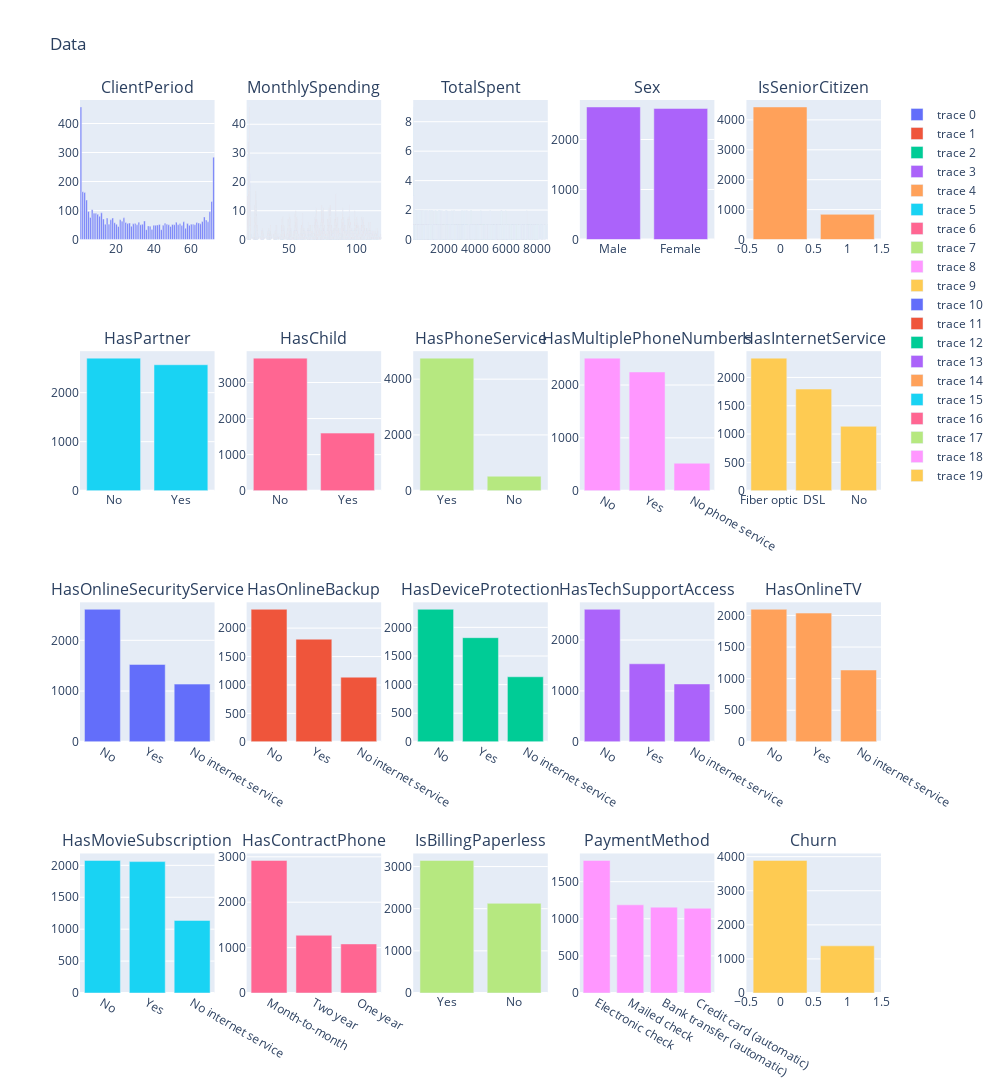

The code cell stored with this chart in its notebook:
### Code cell
tot_col = 5
tot_rows = ceil(data.columns.size / tot_col)

fig = make_subplots(rows=tot_rows, cols=tot_col, specs=[[{'type': 'bar'}] * tot_col] * tot_rows, 
                    subplot_titles=data.keys())


for row in range(tot_rows):
    for col in range(tot_col):
        fig.add_trace(
            go.Bar(y=data.iloc[:, row * tot_col + col].value_counts().values,
                    x=data.iloc[:, row * tot_col + col].value_counts().index,),
            row = row + 1, col=col + 1)


fig.update_layout(height=1200, width=1000, title_text="Data")
fig.show()

### Figure 1 — Plotly figure (JSON) as saved in the notebook; plotly's stock layout.template omitted (floating-point values rounded to 4 significant figures; data arrays with more than 128 entries replaced by an {"elided": "..."} marker saying what was removed)
{"data": [{"type": "bar", "x": [1, 72, 2, 3, 4, 71, 7, 5, 70, 12, 9, 8, 10, 11, 67, 6, 24, 15, 18, 13, 22, 17, 68, 35, 23, 66, 69, 56, 52, 32, 63, 25, 19, 27, 64, 46, 26, 30, 58, 65, 29, 54, 34, 47, 20, 16, 61, 60, 14, 43, 50, 48, 53, 31, 33, 62, 51, 42, 41, 40, 59, 45, 55, 37, 28, 38, 21, 49, 57, 39, 44, 36], "xaxis": "x", "y": [457, 284, 165, 162, 136, 131, 103, 97, 96, 92, 91, 91, 87, 80, 78, 76, 75, 74, 74, 71, 68, 68, 67, 64, 63, 62, 61, 61, 60, 60, 59, 59, 58, 57, 57, 56, 55, 55, 55, 54, 54, 54, 53, 53, 53, 53, 53, 53, 53, 52, 52, 51, 51, 51, 51, 51, 51, 50, 49, 49, 49, 49, 48, 47, 46, 46, 45, 45, 39, 35, 34, 34], "yaxis": "y"}, {"type": "bar", "x": {"elided": "1466 float values"}, "xaxis": "x2", "y": {"elided": "1466 int values"}, "yaxis": "y2"}, {"type": "bar", "x": {"elided": "4977 float values"}, "xaxis": "x3", "y": {"elided": "4977 int values"}, "yaxis": "y3"}, {"type": "bar", "x": ["Male", "Female"], "xaxis": "x4", "y": [2651, 2622], "yaxis": "y4"}, {"type": "bar", "x": [0, 1], "xaxis": "x5", "y": [4431, 842], "yaxis": "y5"}, {"type": "bar", "x": ["No", "Yes"], "xaxis": "x6", "y": [2704, 2569], "yaxis": "y6"}, {"type": "bar", "x": ["No", "Yes"], "xaxis": "x7", "y": [3676, 1597], "yaxis": "y7"}, {"type": "bar", "x": ["Yes", "No"], "xaxis": "x8", "y": [4754, 519], "yaxis": "y8"}, {"type": "bar", "x": ["No", "Yes", "No phone service"], "xaxis": "x9", "y": [2508, 2246, 519], "yaxis": "y9"}, {"type": "bar", "x": ["Fiber optic", "DSL", "No"], "xaxis": "x10", "y": [2341, 1795, 1137], "yaxis": "y10"}, {"type": "bar", "x": ["No", "Yes", "No internet service"], "xaxis": "x11", "y": [2611, 1525, 1137], "yaxis": "y11"}, {"type": "bar", "x": ["No", "Yes", "No internet service"], "xaxis": "x12", "y": [2331, 1805, 1137], "yaxis": "y12"}, {"type": "bar", "x": ["No", "Yes", "No internet service"], "xaxis": "x13", "y": [2316, 1820, 1137], "yaxis": "y13"}, {"type": "bar", "x": ["No", "Yes", "No internet service"], "xaxis": "x14", "y": [2603, 1533, 1137], "yaxis": "y14"}, {"type": "bar", "x": ["No", "Yes", "No internet service"], "xaxis": "x15", "y": [2098, 2038, 1137], "yaxis": "y15"}, {"type": "bar", "x": ["No", "Yes", "No internet service"], "xaxis": "x16", "y": [2077, 2059, 1137], "yaxis": "y16"}, {"type": "bar", "x": ["Month-to-month", "Two year", "One year"], "xaxis": "x17", "y": [2920, 1272, 1081], "yaxis": "y17"}, {"type": "bar", "x": ["Yes", "No"], "xaxis": "x18", "y": [3145, 2128], "yaxis": "y18"}, {"type": "bar", "x": ["Electronic check", "Mailed check", "Bank transfer (automatic)", "Credit card (automatic)"], "xaxis": "x19", "y": [1786, 1188, 1157, 1142], "yaxis": "y19"}, {"type": "bar", "x": [0, 1], "xaxis": "x20", "y": [3889, 1384], "yaxis": "y20"}], "layout": {"annotations": [{"font": {"size": 16}, "showarrow": false, "text": "ClientPeriod", "x": 0.084, "xanchor": "center", "xref": "paper", "y": 1, "yanchor": "bottom", "yref": "paper"}, {"font": {"size": 16}, "showarrow": false, "text": "MonthlySpending", "x": 0.292, "xanchor": "center", "xref": "paper", "y": 1, "yanchor": "bottom", "yref": "paper"}, {"font": {"size": 16}, "showarrow": false, "text": "TotalSpent", "x": 0.5, "xanchor": "center", "xref": "paper", "y": 1, "yanchor": "bottom", "yref": "paper"}, {"font": {"size": 16}, "showarrow": false, "text": "Sex", "x": 0.708, "xanchor": "center", "xref": "paper", "y": 1, "yanchor": "bottom", "yref": "paper"}, {"font": {"size": 16}, "showarrow": false, "text": "IsSeniorCitizen", "x": 0.916, "xanchor": "center", "xref": "paper", "y": 1, "yanchor": "bottom", "yref": "paper"}, {"font": {"size": 16}, "showarrow": false, "text": "HasPartner", "x": 0.084, "xanchor": "center", "xref": "paper", "y": 0.7188, "yanchor": "bottom", "yref": "paper"}, {"font": {"size": 16}, "showarrow": false, "text": "HasChild", "x": 0.292, "xanchor": "center", "xref": "paper", "y": 0.7188, "yanchor": "bottom", "yref": "paper"}, {"font": {"size": 16}, "showarrow": false, "text": "HasPhoneService", "x": 0.5, "xanchor": "center", "xref": "paper", "y": 0.7188, "yanchor": "bottom", "yref": "paper"}, {"font": {"size": 16}, "showarrow": false, "text": "HasMultiplePhoneNumbers", "x": 0.708, "xanchor": "center", "xref": "paper", "y": 0.7188, "yanchor": "bottom", "yref": "paper"}, {"font": {"size": 16}, "showarrow": false, "text": "HasInternetService", "x": 0.916, "xanchor": "center", "xref": "paper", "y": 0.7188, "yanchor": "bottom", "yref": "paper"}, {"font": {"size": 16}, "showarrow": false, "text": "HasOnlineSecurityService", "x": 0.084, "xanchor": "center", "xref": "paper", "y": 0.4375, "yanchor": "bottom", "yref": "paper"}, {"font": {"size": 16}, "showarrow": false, "text": "HasOnlineBackup", "x": 0.292, "xanchor": "center", "xref": "paper", "y": 0.4375, "yanchor": "bottom", "yref": "paper"}, {"font": {"size": 16}, "showarrow": false, "text": "HasDeviceProtection", "x": 0.5, "xanchor": "center", "xref": "paper", "y": 0.4375, "yanchor": "bottom", "yref": "paper"}, {"font": {"size": 16}, "showarrow": false, "text": "HasTechSupportAccess", "x": 0.708, "xanchor": "center", "xref": "paper", "y": 0.4375, "yanchor": "bottom", "yref": "paper"}, {"font": {"size": 16}, "showarrow": false, "text": "HasOnlineTV", "x": 0.916, "xanchor": "center", "xref": "paper", "y": 0.4375, "yanchor": "bottom", "yref": "paper"}, {"font": {"size": 16}, "showarrow": false, "text": "HasMovieSubscription", "x": 0.084, "xanchor": "center", "xref": "paper", "y": 0.1562, "yanchor": "bottom", "yref": "paper"}, {"font": {"size": 16}, "showarrow": false, "text": "HasContractPhone", "x": 0.292, "xanchor": "center", "xref": "paper", "y": 0.1562, "yanchor": "bottom", "yref": "paper"}, {"font": {"size": 16}, "showarrow": false, "text": "IsBillingPaperless", "x": 0.5, "xanchor": "center", "xref": "paper", "y": 0.1562, "yanchor": "bottom", "yref": "paper"}, {"font": {"size": 16}, "showarrow": false, "text": "PaymentMethod", "x": 0.708, "xanchor": "center", "xref": "paper", "y": 0.1562, "yanchor": "bottom", "yref": "paper"}, {"font": {"size": 16}, "showarrow": false, "text": "Churn", "x": 0.916, "xanchor": "center", "xref": "paper", "y": 0.1562, "yanchor": "bottom", "yref": "paper"}], "height": 1200, "title": {"text": "Data"}, "width": 1000, "xaxis": {"anchor": "y", "domain": [0, 0.168]}, "xaxis10": {"anchor": "y10", "domain": [0.832, 1]}, "xaxis11": {"anchor": "y11", "domain": [0, 0.168]}, "xaxis12": {"anchor": "y12", "domain": [0.208, 0.376]}, "xaxis13": {"anchor": "y13", "domain": [0.416, 0.584]}, "xaxis14": {"anchor": "y14", "domain": [0.624, 0.792]}, "xaxis15": {"anchor": "y15", "domain": [0.832, 1]}, "xaxis16": {"anchor": "y16", "domain": [0, 0.168]}, "xaxis17": {"anchor": "y17", "domain": [0.208, 0.376]}, "xaxis18": {"anchor": "y18", "domain": [0.416, 0.584]}, "xaxis19": {"anchor": "y19", "domain": [0.624, 0.792]}, "xaxis2": {"anchor": "y2", "domain": [0.208, 0.376]}, "xaxis20": {"anchor": "y20", "domain": [0.832, 1]}, "xaxis3": {"anchor": "y3", "domain": [0.416, 0.584]}, "xaxis4": {"anchor": "y4", "domain": [0.624, 0.792]}, "xaxis5": {"anchor": "y5", "domain": [0.832, 1]}, "xaxis6": {"anchor": "y6", "domain": [0, 0.168]}, "xaxis7": {"anchor": "y7", "domain": [0.208, 0.376]}, "xaxis8": {"anchor": "y8", "domain": [0.416, 0.584]}, "xaxis9": {"anchor": "y9", "domain": [0.624, 0.792]}, "yaxis": {"anchor": "x", "domain": [0.8438, 1]}, "yaxis10": {"anchor": "x10", "domain": [0.5625, 0.7188]}, "yaxis11": {"anchor": "x11", "domain": [0.2812, 0.4375]}, "yaxis12": {"anchor": "x12", "domain": [0.2812, 0.4375]}, "yaxis13": {"anchor": "x13", "domain": [0.2812, 0.4375]}, "yaxis14": {"anchor": "x14", "domain": [0.2812, 0.4375]}, "yaxis15": {"anchor": "x15", "domain": [0.2812, 0.4375]}, "yaxis16": {"anchor": "x16", "domain": [0, 0.1562]}, "yaxis17": {"anchor": "x17", "domain": [0, 0.1562]}, "yaxis18": {"anchor": "x18", "domain": [0, 0.1562]}, "yaxis19": {"anchor": "x19", "domain": [0, 0.1562]}, "yaxis2": {"anchor": "x2", "domain": [0.8438, 1]}, "yaxis20": {"anchor": "x20", "domain": [0, 0.1562]}, "yaxis3": {"anchor": "x3", "domain": [0.8438, 1]}, "yaxis4": {"anchor": "x4", "domain": [0.8438, 1]}, "yaxis5": {"anchor": "x5", "domain": [0.8438, 1]}, "yaxis6": {"anchor": "x6", "domain": [0.5625, 0.7188]}, "yaxis7": {"anchor": "x7", "domain": [0.5625, 0.7188]}, "yaxis8": {"anchor": "x8", "domain": [0.5625, 0.7188]}, "yaxis9": {"anchor": "x9", "domain": [0.5625, 0.7188]}}}
